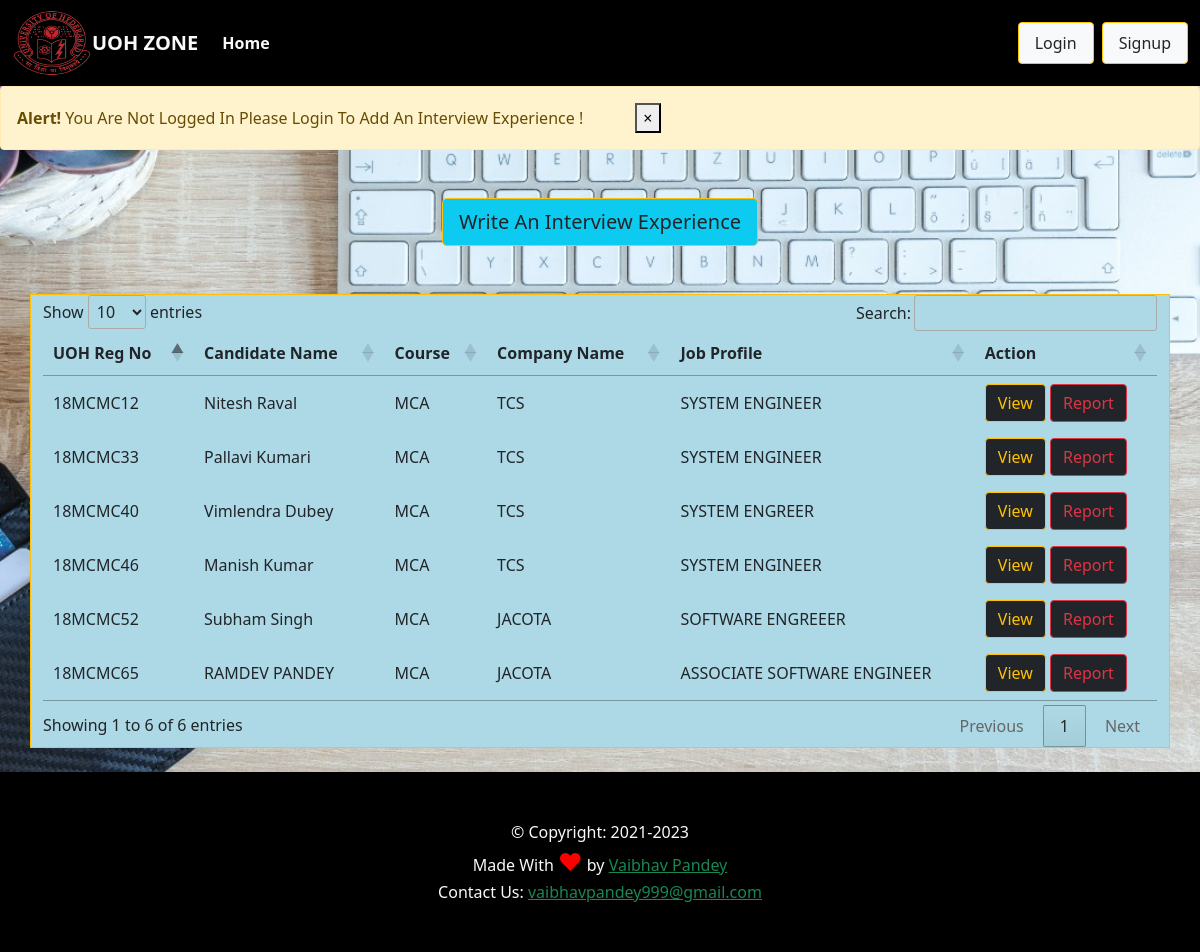
Page /interview.php on the committed database.
### tables this page shows
CREATE TABLE `interview` (
  `uoh_no` varchar(15) NOT NULL,
  `candidate_name` varchar(50) NOT NULL,
  `company_name` varchar(50) NOT NULL,
  `course` varchar(25) NOT NULL,
  `job_profile` varchar(50) NOT NULL,
  `description` longtext NOT NULL,
  `s_no` int(255) NOT NULL,
  `reported_interview` int(1) NOT NULL DEFAULT 0
);

### interview.php (the view, shortened to what this page needs)
<!doctype html>
<html lang="en">
  <head>
    <link href="https://cdn.jsdelivr.net/npm/bootstrap@5.0.1/dist/css/bootstrap.min.css" rel="stylesheet">
    <link rel="stylesheet" href="//cdn.datatables.net/1.10.20/css/jquery.dataTables.min.css">
  </head>
<body>
  <?php
require 'navbar.php';
?>
<?php
if((isset($_SESSION['loggedin'])) && $_SESSION['loggedin']==true){ }
    else{
      echo ' <div class="alert alert-warning alert-dismissible fade show" role="alert">
      <strong>   Alert!</strong>    You Are Not Logged In Please Login To Add An Interview Experience !
                                          <button type="button" class="close mx-5" data-dismiss="alert" aria-label="Close">
          <span  aria-hidden="true">×</span>
      </button>
  </div> ';
    }
?>
<section class=" my-5 text-center">
        <button type="button" class="intt text-dark btn btn-info btn-outline-warning mx-auto btn-lg " data-toggle="modal" data-target="#interview">
  Write An Interview Experience
</button>
</section>
<div style="background:lightblue" class=" container my-4 border border-warning">
<table class='text-dark'  style="background-color:lightblue" class=" table" id="myTable">
  <thead>
    <tr>
      <th class='text-dark' scope="col">UOH Reg No</th>
      <th class='text-dark' scope="col">Candidate Name</th>
      <th class='text-dark'  scope="col">Course</th>
      <th class='text-dark' scope="col">Company Name</th>
      <th class='text-dark' scope="col">Job Profile</th>
      <th class='text-dark' scope="col">Action</th>
    </tr>
  </thead>
  <tbody>
    <?php
      $sql = "SELECT * FROM `interview`";
      $result = mysqli_query($conn, $sql);
      while($row = mysqli_fetch_assoc($result)){
        echo "<tr>
        <td class='text-dark' style='background-color:lightblue'>". $row['uoh_no'] . "</td>
        <td class='text-dark' style='background-color:lightblue' >". $row['candidate_name'] . "</td>
        <td class='text-dark' style='background-color:lightblue' >". $row['course'] . "</td>
        <td class='text-dark' style='background-color:lightblue' >". $row['company_name'] . "</td>
        <td class='text-dark' style='background-color:lightblue'>". $row['job_profile'] . "</td>
        <td style='background-color:lightblue' > <button   class='view btn btn-md  btn btn-outline-warning btn btn-dark ' id=".$row['s_no'].">View</button> <button   class='report btn btn-md  btn btn-outline-danger btn btn-dark ' id=".$row['s_no'].">Report</button>   </td>
      </tr>";
    }
      ?>
  </tbody>
</table>
</div>
<?php require'footer.php';?>
  </body>
</html>

### navbar.php (shortened to what this page needs)
<?php
if(isset($_SESSION['loggedin']) && $_SESSION['loggedin']==true){
  $loggedin= true;
}
else{
  $loggedin = false;
}
?>
<!doctype html>
<html lang="en">
  <head>
    <link href="https://cdn.jsdelivr.net/npm/bootstrap@5.0.1/dist/css/bootstrap.min.css" rel="stylesheet">
    <link rel="stylesheet" href="//cdn.datatables.net/1.10.20/css/jquery.dataTables.min.css">
  </head>
  <body>
  <nav style="background-color:#000000 " class="navbar ttt navbar-expand-lg navbar- bg-">
        <div class="container-fluid">
        <img src="images/logo11.png" width="80px" height="70px" style="background-color:gray" >
          <a class="navbar-brand text-light" href="index.php"><b>UOH ZONE</b></a>
          <div class="collapse navbar-collapse" id="navbarSupportedContent">
            <ul class="navbar-nav me-auto mb-2 mb-lg-0">
              <li class="nav-item">
                <a class="nav-link active text-light " aria-current="page" href="index.php"><b>Home</b></a>
              </li>
                </ul>
            <?php
            if(!$loggedin){
            require 'login.php';
            require 'signup.php';
            echo '<button  class=" text-dark nav-link btn btn-light btn-outline-warning mx-2 " data-toggle="modal" data-target="#login">Login</button>
            <button style="background color:black" class="text-dark nav-link btn btn-light btn-outline-warning " data-toggle="modal" data-target="#signup"  >
    Signup</button>';
            }
          ?>
          </div>
        </div>
      </nav>
  </body>
</html>

### login.php (shortened to what this page needs)
<!doctype html>
<html lang="en">
  <head>
    <link href="https://cdn.jsdelivr.net/npm/bootstrap@5.0.1/dist/css/bootstrap.min.css" rel="stylesheet">
  </head>
  <body>
  </body>
</html>

### signup.php (shortened to what this page needs)
<!doctype html>
<html lang="en">
  <head>
    <link href="https://cdn.jsdelivr.net/npm/bootstrap@5.0.1/dist/css/bootstrap.min.css" rel="stylesheet">
  </head>
  <body>
  </body>
</html>

### footer.php
<footer style="background-color:#000000" class=" container-fluid   py-5 text-light">
  <p class="mb-0 text-center">&copy Copyright: 2021-2023</p>
<p class="mb-0 text-center">Made With <span class="my-1" style="color: red; font-size: 24px">&hearts;</span >   by <a class="text-success" href="https://www.linkedin.com/in/vaibhav-pandey-9187b157/"> Vaibhav Pandey</a></p>
  <p class="mb-0 text-center" >Contact Us:</> <a href="mailto:vaibhavpandey999@gmail.com" class=" text-success mb-0 text-center text-center">vaibhavpandey999@gmail.com</a></p>
</footer>

### interview.php (style rules this page uses)
body { margin: 0px; padding: 0px; background-image: url('images/search.jpeg'); background-position: center; background-repeat: no-repeat; background-size: cover; height: 100%; }

### rows in the picture
interview: uoh_no "18MCMC33", candidate_name "Pallavi Kumari", course "MCA", company_name "TCS", job_profile "SYSTEM ENGINEER"
interview: uoh_no "18MCMC52", candidate_name "Subham Singh", course "MCA", company_name "JACOTA", job_profile "SOFTWARE ENGREEER"
interview: uoh_no "18MCMC40", candidate_name "Vimlendra Dubey", course "MCA", company_name "TCS", job_profile "SYSTEM ENGREER"
interview: uoh_no "18MCMC12", candidate_name "Nitesh Raval", course "MCA", company_name "TCS", job_profile "SYSTEM ENGINEER"
interview: uoh_no "18MCMC46", candidate_name "Manish Kumar", course "MCA", company_name "TCS", job_profile "SYSTEM ENGINEER"
interview: uoh_no "18MCMC65", candidate_name "RAMDEV PANDEY", course "MCA", company_name "JACOTA", job_profile "ASSOCIATE SOFTWARE ENGINEER"
